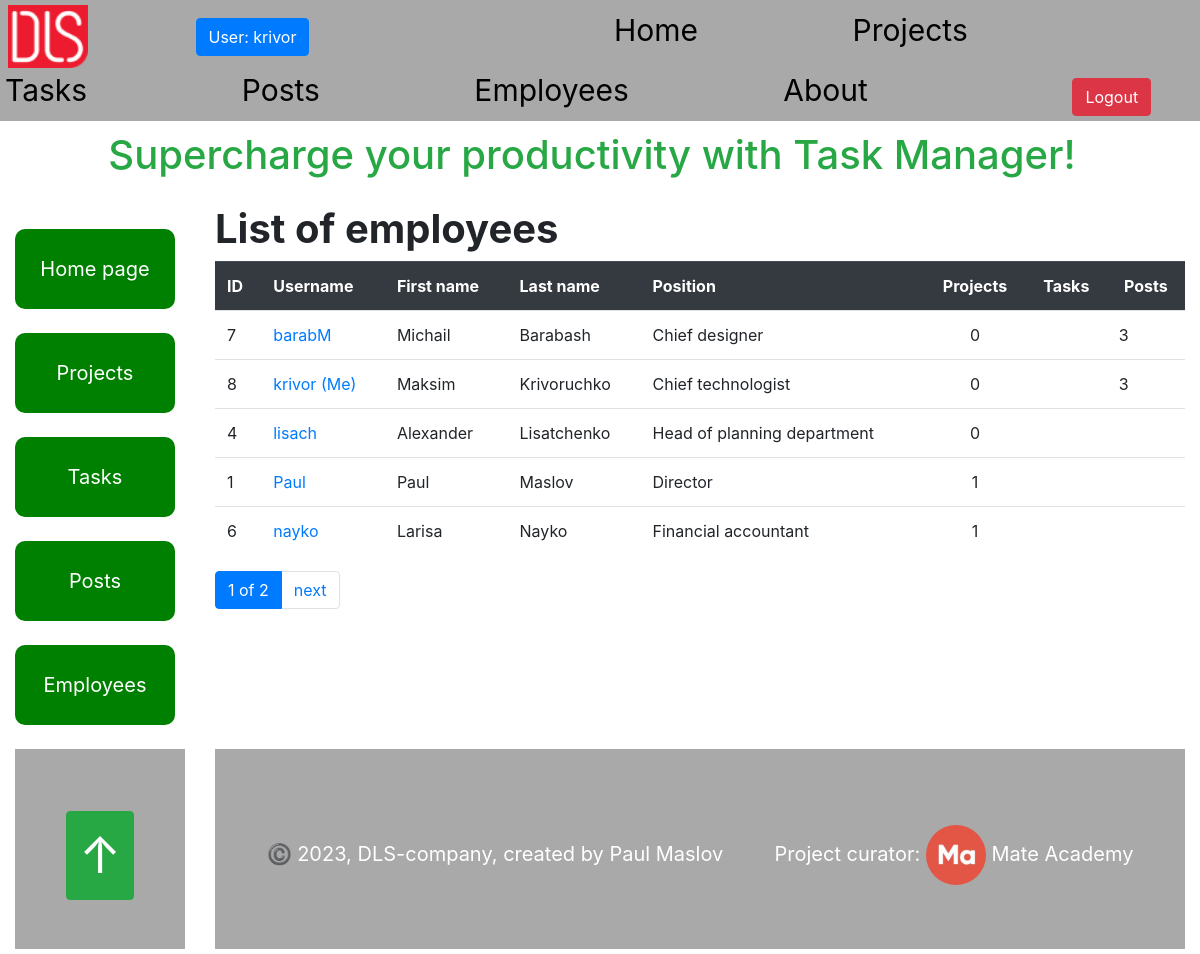
The page /employees/ (signed in) on the database its author committed.
### task_manager/models.py (models this page shows, shortened)
class Employee(AbstractUser):
    position = models.ForeignKey(
        Position,
        null=True,
        blank=True,
        on_delete=models.CASCADE,
        related_name="employees"
    )
    class Meta:
        ordering = ["username"]
        verbose_name = "employee"
        verbose_name_plural = "employees"
    def get_absolute_url(self) -> str:
        return reverse("task_manager:employee-detail", kwargs={"pk": self.pk})

class Position(models.Model):
    name = models.CharField(max_length=75, null=True, blank=True)
    class Meta:
        ordering = ["name"]
    def __str__(self):
        return self.name

class Post(models.Model):
    title = models.CharField(max_length=255)
    content = models.TextField(null=True, blank=True)
    created_time = models.DateTimeField(auto_now_add=True)
    owner = models.OneToOneField(
        settings.AUTH_USER_MODEL, on_delete=models.CASCADE, null=True,
        related_name="post"
    )
    task = models.ForeignKey(
        Task,
        on_delete=models.CASCADE,
        null=True,
        blank=True,
        related_name="post",
    )
    class Meta:
        ordering = ["created_time"]

### task_manager/views.py (the view)
# urls.py: path("employees/", EmployeeListView.as_view(), name="employee-list"),
class EmployeeListView(LoginRequiredMixin, generic.ListView):
    model = Employee
    paginate_by = 5
    queryset = Employee.objects.prefetch_related("task", "teams").order_by("last_name")

### templates/task_manager/employee_list.html
{% extends "base.html" %}
{% block content %}
  <h1><strong>List of employees</strong></h1>
  {% if employee_list %}
    <table class="table">
      <tr class="thead-dark">
        <th>ID</th>
        <th>Username</th>
        <th>First name</th>
        <th>Last name</th>
        <th>Position</th>
        <th class="text-center">Projects</th>
        <th class="text-center">Tasks</th>
        <th class="text-center">Posts</th>
      </tr>
    {% for employee in employee_list %}
      <tr>
        <td>{{ employee.id }}</td>
        <td>
          <a href="{{ employee.get_absolute_url }}">
          {{ employee.username }} {% if user == employee %} (Me){% endif %}</a>
        </td>
        <td>{{ employee.first_name }}</td>
        <td>{{ employee.last_name }}</td>
        <td>{{ employee.position }}</td>
        <td class="text-center">{{ employee.project.all.count}}</td>
        <td class="text-center">{{ employee.tasks.all.count}}</td>
        <td>{{ employee.post.commentaries.all.count }}</td>
      </tr>
    {% endfor %}
    </table>
    {% else %}
      <p>There are no employees in the Task Manager.</p>
  {% endif %}
{% endblock %}

### templates/includes/navigation.html (shortened to what this page needs)
{% load static %}
<div class="header">
  <span class="logo">
    <a href="https://dls.ua/">
      <img src="{% static 'images/logodls.png'%}" alt="DLS logo">
    </a>
  </span>
   {% if user.is_authenticated %}
     <a
       class="login btn btn-primary"
       href="{% url 'task_manager:employee-detail' pk=user.id %}">
       User: {{ user.username }}
     </a>
     <div class="nav">
       <a class="nav__link" href="{% url 'task_manager:index' %}">Home</a>
       <a class="nav__link" href="{% url 'task_manager:project-list' %}">Projects</a>
       <a class="nav__link" href="{% url 'task_manager:task-list' %}">Tasks</a>
       <a class="nav__link" href="{% url 'task_manager:post-list' %}">Posts</a>
       <a class="nav__link" href="{% url 'task_manager:employee-list' %}">Employees</a>
       <a class="nav__link" href="{% url 'task_manager:about' %}">About</a>
     </div>
     <a class="btn btn-danger" href="{% url 'logout' %}">Logout</a>
   {% endif %}
</div>

### static/css/styles.css (style rules this page uses)
html { scroll-behavior: smooth; }
body { margin: 0; padding: 0; box-sizing: border-box; --button-height: 100px; --button-width: 100px; }
.header { padding: 5px; text-align: left; background-color: darkgray; }
.nav { margin-right: 50px; display: inline; }
.nav__link { margin-right: 150px; display: inline-block; font-size: 30px; color: black; text-decoration: burlywood; }
.logo { margin-right: 100px; padding: 3px; }
.logo img { width: 80px; }
.login { margin-right: 300px; }

### rows shown on the page
Employee: username "krivor", id "8", shows "(Me)", first_name "Maksim", last_name "Krivoruchko", position "Chief technologist", project.all.count "0", post.commentaries.all.count "3"
Employee: id "7", username "barabM", first_name "Michail", last_name "Barabash", position "Chief designer", project.all.count "0", post.commentaries.all.count "3"
Employee: id "4", username "lisach", first_name "Alexander", last_name "Lisatchenko", position "Head of planning department", project.all.count "0"
Employee: id "1", username "Paul", first_name "Paul", last_name "Maslov", position "Director", project.all.count "1"
Employee: id "6", username "nayko", first_name "Larisa", last_name "Nayko", position "Financial accountant", project.all.count "1"

### other values the page prints
{{ page_obj.number }} "1"
{{ paginator.num_pages }} "2"
